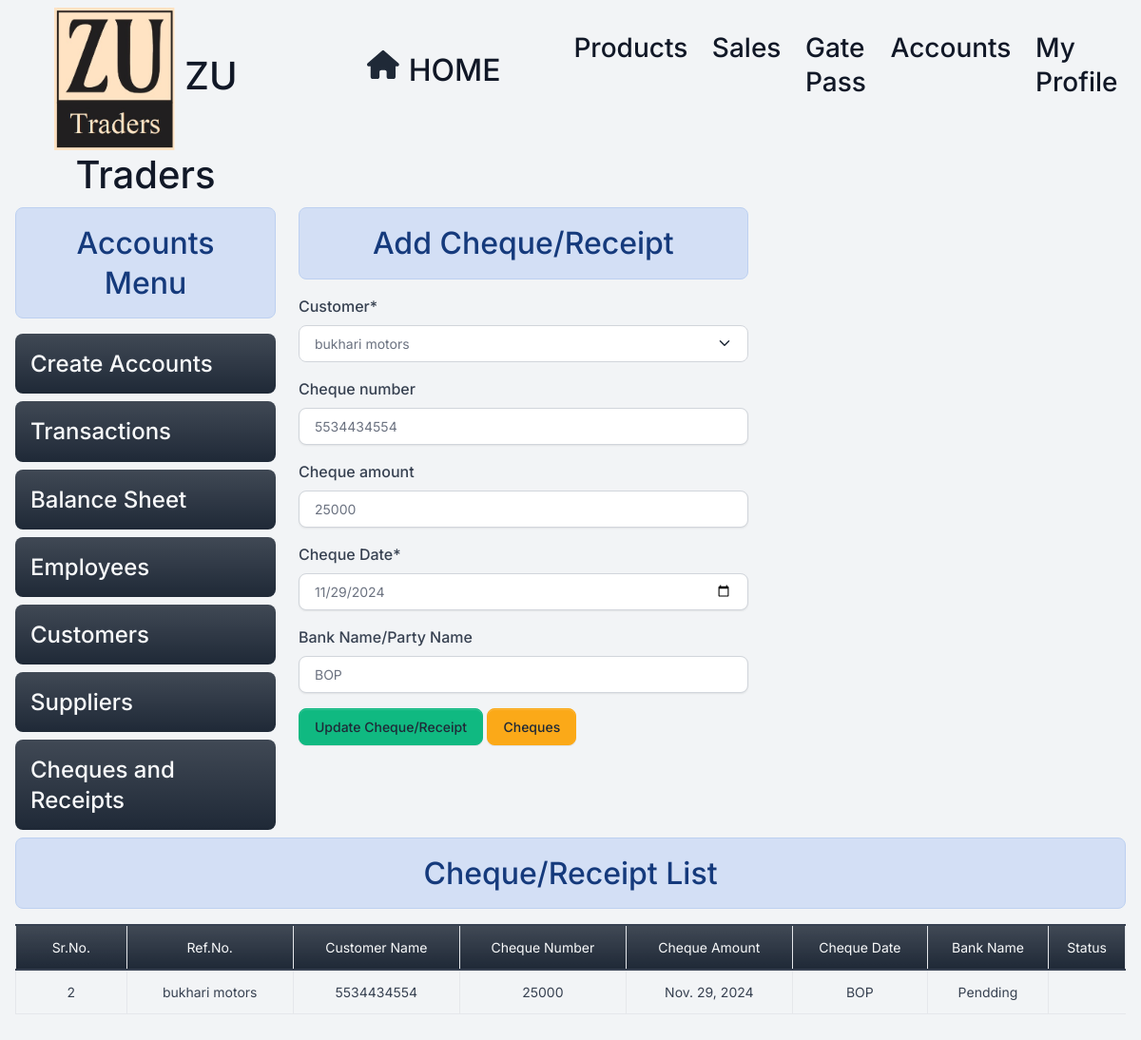
The app's page /cheque/2 (signed in) with its own data.
### home/models.py (models this page shows, shortened)
class Cheque(models.Model):
    customer=models.ForeignKey(Customer, on_delete=models.RESTRICT)
    cheque_number=models.CharField(max_length=20,null=True,blank=True)
    cheque_amount=models.CharField(max_length=20,null=True,blank=True)
    cheque_date=models.DateField()
    bank_name=models.CharField(max_length=50,null=True,blank=True)
    status=models.BooleanField(default=False)
    is_deleted = models.BooleanField(default=False)

class Customer(models.Model):
    coname=models.CharField(max_length=255)
    name=models.CharField(max_length=255)
    adress=models.CharField(max_length=255)
    contact=models.CharField(max_length=12,null=True,unique=True,blank=True)
    is_deleted = models.BooleanField(default=False)
    def __str__(self):
        return self.coname

### home/views/cheques.py (the view)
# urls.py: path('cheque/<int:id>', cheques.edit_cheque , name="editcheque"),
@login_required
@permission_required('home.change_cheque', login_url='/login/')
def edit_cheque(request,id):
    data={}
    if request.method == 'POST':
      mydata=Cheque.objects.get(id=id)
      form = Cheques_form(request.POST,instance=mydata)
      if form.is_valid():
        form.save()
        messages.success(request,"Cheque Updated successfully !!")
        return redirect('addcheque')
    else:
      mydata=Cheque.objects.get(id=id)
      form = Cheques_form(instance=mydata)
    data={'form': form, 'mydata':mydata,'update':True}
    return render(request, 'cheques/add_cheque.html', data)

### home/forms.py
class Cheques_form(forms.ModelForm):
    customer = forms.ModelChoiceField(queryset=Customer.objects.filter(is_deleted=False), empty_label="Select Customer")
    class Meta:
        model = Cheque
        fields = ['customer', 'cheque_number','cheque_amount','cheque_date','bank_name']
        labels={'customer':'Customer Name','cheuqe_Number':'Cheque Number','cheque_date':'Cheque Date','bank_name':'Bank Name/Party Name'
             }
        widgets = {
            'cheque_date': forms.DateInput(attrs={'type': 'date'}),
        }
    def __init__(self, *args, **kwargs):
        super(Cheques_form, self).__init__(*args, **kwargs)
        self.fields['cheque_number'].required = False
        self.fields['bank_name'].required = False
        placeholders = {
            'cheque_number': 'Enter cheque number',
            'bank_name':'Enter bank name',
        }
        for field_name, placeholder in placeholders.items():
            self.fields[field_name].widget.attrs.update({'placeholder': placeholder})

### templates/cheques/add_cheque.html (shortened to what this page needs)
{% extends 'base.html' %}
{% load crispy_forms_tags %}
{% block content %}
<div class="container-fluid mb-5 ">
<div class="row">
  {% include 'accounts/accounts_menu.html' %}
    <div class="col-5 ">
      <h2 class="text-center alert alert-info">Add Cheque/Receipt</h2>
      <form method="post" enctype="multipart/form-data">
        {{form|crispy}}
        <input type="submit" class="btn btn-success" {% if update %} value="Update Cheque/Receipt" {% else %} value="Add Cheque/Receipt" {%endif %}>
        <a href= "/cheques/" class="btn btn-warning" >Cheques</a>
      </form>
    </div>
    </div>
    <div class="col-12 ">
      <h2 class="text-center alert alert-info">Cheque/Receipt List</h2>
      {% if mydata %}
      <table class="table table-stripped table-bordered" id="petrol-table">
        <colgroup>
          <col width="10%">
          <col width="15%">
          <col width="15%">
          <col width="15%">
          <col width="15%">
      </colgroup>
        <thead>
          <tr class="bg-primary bg-gradient text-light text-center">
            <td>Sr.No.</td>
            <td>Ref.No.</td>
            <td>Customer Name</td>
            <td>Cheque Number</td>
            <td>Cheque Amount</td>
            <td>Cheque Date</td>
            <td>Bank Name</td>
            <td>Status</td>
          </tr>
        </thead>
        <tbody>
          {% if update %}
          <tr>
            <td class="text-center" >{{mydata.id}}</td>
            <td class="text-center">{{mydata.customer}}</td>
            <td class="text-center">{{mydata.cheque_number}}</td>
            <td class="text-center">{{mydata.cheque_amount}}</td>
            <td class="text-center">{{mydata.cheque_date}}</td>
            <td class="text-center">{{mydata.bank_name}}</td>
            <td class="text-center">{% if data.status %} Cleared {% else %} Pendding {% endif %}</td>
          </tr>
          {% endif %}
        </tbody>
      </table>
      {% else %}
      <h4 class="text-center alert alert-warning">No Record Found</h4>
      {% endif %}
    </div>
  </div>
{% endblock content %}

### static/assets/default/css/style.css (style rules this page uses)
html, body { height: 100%; width: 100%; max-height: 100%; overflow: auto; display: flex; flex-direction: column; }

### records on screen
Cheque: customer "bukhari motors", cheque_number "5534434554", cheque_amount "25000", cheque_date "11/29/2024", bank_name "BOP", id "2", cheque_date "Nov. 29, 2024"
